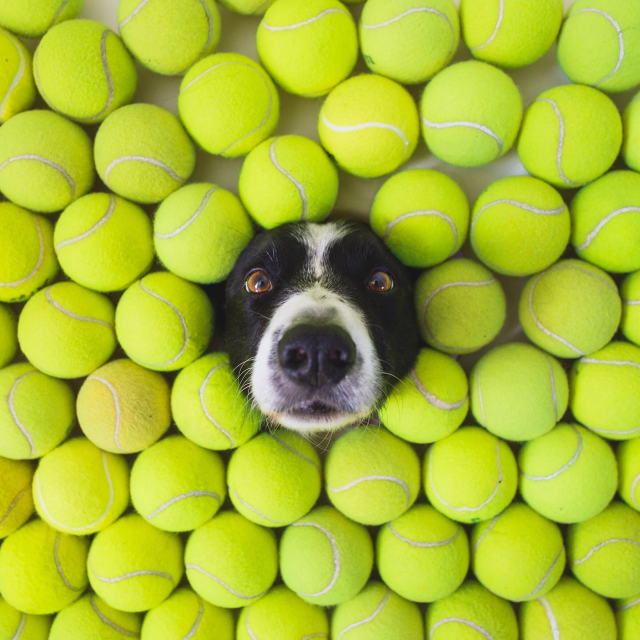
#> input picture 第三回/sample3.jpg, 1280 x 1280 px (shown at 1/2 size)
$ python abopencv.py
#> lines starting #> are read from the running program, lines starting #| are printed output that depends on the picture
import os
import numpy as np
import cv2

def main():
    src1 = cv2.imread('./sample3.jpg')
#> src1 is the input picture: shape (1280, 1280, 3); mean B, G, R 49.7, 185.2, 168.3
    src2 = cv2.imread("./sample4.jpg")
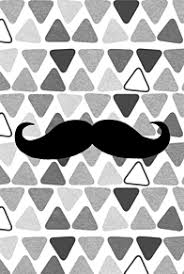
#> input picture 第三回/sample4.jpg, 184 x 274 px
#> src2 is the input picture: shape (274, 184, 3); min 0, max 255, mean 179.9
    src2 = cv2.resize(src2,src1.shape[1::-1])
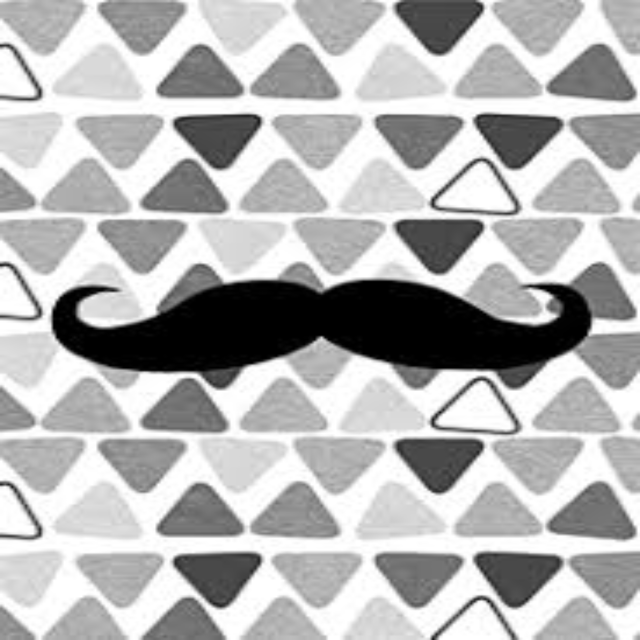
#> src2: shape (1280, 1280, 3) (shown at 1/2 size); min 0, max 255, mean 179.8

    dst = cv2.addWeighted(src1, 0.5, src2, 0.5, 0)
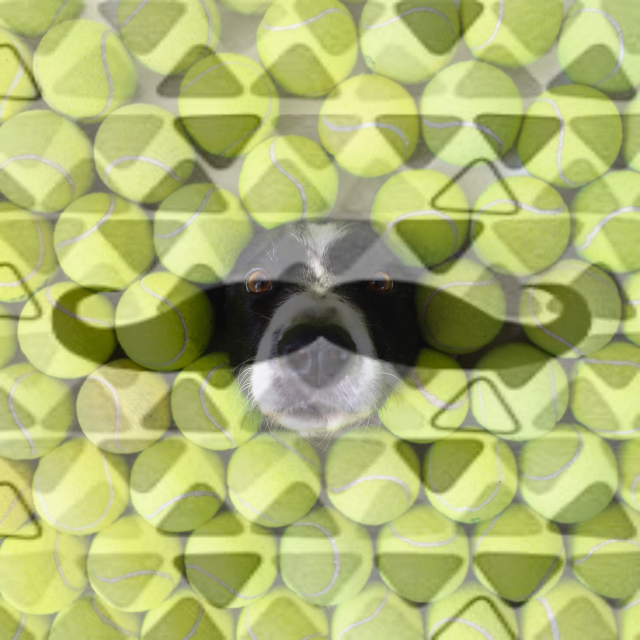
#> dst: shape (1280, 1280, 3) (shown at 1/2 size); mean B, G, R 114.8, 182.5, 174.1
    cv2.imwrite("./abdst.jpg",dst)

if __name__ == "__main__":
    main()
